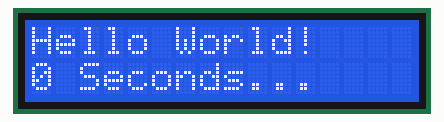
The sketch below on a simulated Arduino Uno, built with avr-gcc and run on an emulated ATmega328P. Parts: 16×2 character LCD.

Above: at 0.1 s.
At 4.1 s:
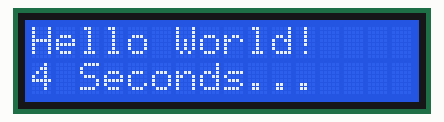
At 9.1 s:
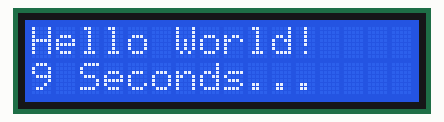
At 19.1 s:
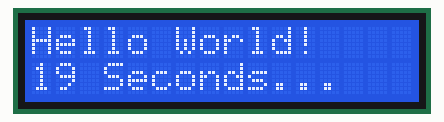
At 29.1 s:
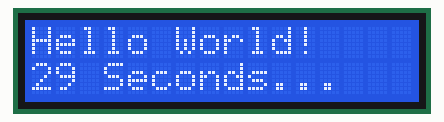
At 38.1 s:
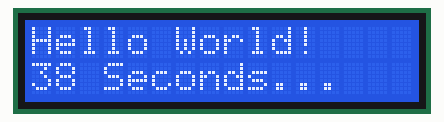

Measured:
- what the display in image 1 shows lasts 1.1 s, from 4.0 s to 5.1 s

The sketch:

LCD_Display_1.ino
```cpp
/*
  LCD Display

  It configures a LCD Display, prints on the first line "Hello world!" and in the second
  line a second counter.
*/

#include <LiquidCrystal.h>

// Set LCD with pins (rs, en, d4, d5, d6, d7)
LiquidCrystal lcd(8, 9, 4, 5, 6, 7);

void setup() {
  // Initialize LCS with number of cols and rows
  lcd.begin(16, 2);
  // Print a message on LCD
  lcd.print("Hello World!");
}

void loop() {
   // Change cursor position
  lcd.setCursor(0, 1);
   // Print seconds
  lcd.print(millis()/1000);
  lcd.print(" Seconds...");
  delay(100);
}
```
